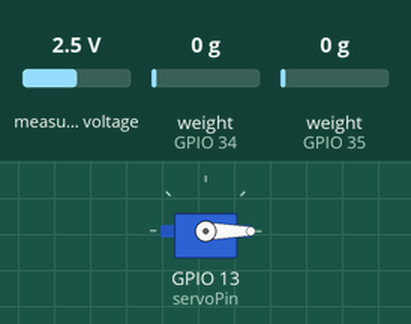
Simulated run of this sketch. Board: ESP32. Parts: servo. Inputs (shaded band) come from the test bench; at power-on: measured voltage 2.5 V, weight on the scale (sensors on GPIO 34, GPIO 35) 0 g. WiFi joins after 1.5 s; servers stay silent unless stated; uploads are accepted with an empty reply; the local clock reads 2024-03-15 10:24:30 at power-on unless the sketch sets it; servo pulses on a pin are drawn as a servo (544–2400 µs = 0–180°); what the sketch prints to the serial monitor is not drawn.

Above: at 0.16 s.
Timing chart, 0 to 1.9 s (numbered marks = the images above):
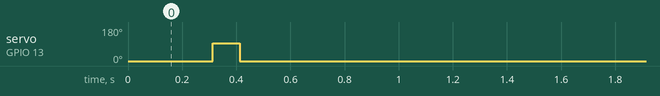

The sketch:

CD_HW_21_Rombak_RTOS.ino
```cpp
#include <esp_task_wdt.h>

String ssid = "Control_Onii-chan";
String pass = ">.<";

#include <WiFi.h>
#include <WiFiClientSecure.h>
#include <HTTPClient.h>
#include "DateTime.h"

#include "WS.h"
#include "Bar1.h"
#include "Bar2.h"
#include "Kontrol_shift.h"

#include "Send_Data.h"

#include "Define_C0.h"
#include "Define_C1.h"

void setup() {
  Serial.begin(115200);

  esp_task_wdt_init(20, true);

  ledcSetup(pwmChannel, pwmFreq, pwmResolution);
  ledcAttachPin(servoPin, pwmChannel);

  WSS();
  Bar1S();
  Bar2S();

  C0S();
  C1S();

  myPID.SetMode(AUTOMATIC);
}

void loop() {
}
```

Bar1.h
```cpp
#include "HX711.h"
//sensor 1
//selang besar

const int PINOUT = 34;
const int PINSCK = 25;

HX711 scale;
float pressure, voltase, tekan;

void Bar1S() {
  scale.begin(PINOUT, PINSCK);
  scale.set_gain(64);
}

void Bar1L() {
  if (scale.is_ready()) {
    pressure = scale.read();
    pressure = (0.8195 * pressure + 932703) / 10;
    // tekan = 0.000238 * pressure + 900;
    // tekan = 0.000238 *pressure + 900-24-0.8; //+ 1000;
    tekan = 0.000238 * pressure + 900;
    if(tekan<0){
      tekan = -tekan;
    }
  }
}
```

Bar2.h
```cpp
#include "HX711.h"
//Kalibrator
//selang kecil

const int PINOUT2 = 35;
const int PINSCK2 = 33;

HX711 scale2;
float pressure2, tekan2;

void Bar2S() {
  scale2.begin(PINOUT2, PINSCK2);
  scale2.set_gain(64);
}

void Bar2L() {
  if (scale2.is_ready()) {
    pressure2 = (scale2.read() + 7967) / 10;
    // tekan2 = 0.000238 * pressure2 + 900;
    // tekan2 = 0.000238 * pressure2 + 900 + 1.49 + 4.15 + 13.5;
    tekan2 = 0.000238 *pressure2 + 900 + 1.49 + 4.15 + 15.57;
    if (tekan2 < 0) {
      tekan2 = -tekan2;
    }
  }
}
```

C0.h
```cpp
bool WiFi_status;

void RTC_Sync(void *pvParameters) {
  while (1) {
    if (WiFi.status() == WL_CONNECTED && (rtc.getYear() < 2025)) {
      digitalWrite(2, LOW);
      Serial.println("Syncning RTC");
      Sync_RTC();
    } else digitalWrite(2, HIGH);
    vTaskDelay(500 / portTICK_PERIOD_MS);
    esp_task_wdt_reset();
  }
}


void RTC_Resync(void *pvParameters) {
  while (1) {
    if (WiFi.status() == WL_CONNECTED && rtc.getSecond() == 0 && rtc.getMinute() == 5) {
      Serial.println("Resyncning RTC");
      Resync_RTC();
    }
    vTaskDelay(500 / portTICK_PERIOD_MS);
    esp_task_wdt_reset();
  }
}

void WiFi_Connect(void *pvParameters) {
  while (1) {
    if (WiFi.status() != WL_CONNECTED) {
      digitalWrite(2, LOW);
      WiFi_status = false;
      Serial.println("Connecting to WiFi");
      char char_ssid[sizeof(ssid)];
      char char_pass[sizeof(pass)];
      ssid.toCharArray(char_ssid, sizeof(ssid));
      pass.toCharArray(char_pass, sizeof(pass));
      // WiFi.hostname(device);
      WiFi.mode(WIFI_STA);
      WiFi.begin(char_ssid, char_pass);
    } else WiFi_status = true;
    vTaskDelay(5000 / portTICK_PERIOD_MS);
    esp_task_wdt_reset();
  }
}


void Data_Send(void *pvParameters) {
  while (1) {
    if (rtc.getYear() >= 2024) {
      if (rtc.getSecond() == 5) {
        if (rtc.getMinute() % 2 == 0) {
          if (WiFi_status) Send_data();
        }
      }
    }
    vTaskDelay(100 / portTICK_PERIOD_MS);
    esp_task_wdt_reset();
  }
}
```

C1.h
```cpp
void Sensor_Read(void *pvParameters) {
  while (1) {
    WSL();
    Bar1L();
    Bar2L();
    vTaskDelay(100 / portTICK_PERIOD_MS);
    esp_task_wdt_reset();
  }
}

void Kontroling(void *pvParameters) {
  while (1) {
    KontrolL();
    vTaskDelay(100 / portTICK_PERIOD_MS);
    esp_task_wdt_reset();
  }
}
```

DateTime.h
```cpp
/*
  Kodingan untuk mendapatkan informasi tanggal dan waktu (date_time) untuk pengiriman & penyimpanan data
*/

// Library untuk menyimpan waktu pada RTC (Real-Time Clock) si ESP32
#include <ESP32Time.h>
// Objek dari ESP32Time dengan parameter -> offset 1 detik (ini bisa disesuaikan untuk ngepasin detik yg tersimpan di RTC ESP32 nya)
ESP32Time rtc(-2);

// Fungsi untuk mendapatkan date_time yg real
// Tulis parameter -> 0 untuk me-return date_time dengan format YYYY-MM-SS hh:mm:ss
// Tulis parameter -> 1 untuk me-return date_time dengan format YYYY-MM-SS
// Tulis parameter -> 2 untuk me-return date_time dengan format hh:mm:ss
String get_date_time(int choose) {
  String string_month, string_day, shour, sminute;

  rtc.getMonth() + 1 < 10 ? string_month = "0" + String(rtc.getMonth() + 1) : string_month = String(rtc.getMonth() + 1);
  rtc.getDay() < 10 ? string_day = "0" + String(rtc.getDay()) : string_day = String(rtc.getDay());

  switch (choose) {
    case 0:
      return String(rtc.getYear()) + "-" + string_month + "-" + string_day + " " + String(rtc.getTime());
      break;
    case 1:
      return String(rtc.getYear()) + "-" + string_month + "-" + string_day;
      break;
    case 2:
      return String(rtc.getTime());
      break;
  }
}


// Untuk mendapatkan date_time dengan minute dan second yang bisa disesuaikan.
// Kita bisa define mau menit dan detik berapa yg dituliskan nanti nya.
// Fungsi ini me-return date_time dengan format YYYY-MM-SS hh:mm:ss
String get_precission_minute_second(int minute, int seconds) {
  String shour, sminute, ssecond;

  rtc.getHour(true) < 10 ? shour = "0" + String(rtc.getHour(true)) : shour = String(rtc.getHour(true));
  minute < 10 ? sminute = "0" + String(minute) : sminute = String(minute);
  seconds < 10 ? ssecond = "0" + String(seconds) : ssecond = String(seconds);

  return get_date_time(1) + " " + shour + ":" + sminute + ":" + ssecond;
}


// Fungsi untuk mendapatkan date_time dengan detik yang bisa disesuaikan.
// Kita bisa tentukan mau detik berapa yang ditulis nanti nya.
// Fungsi ini me-return date_time dengan format YYYY-MM-SS hh:mm:ss
String get_precission_second(int seconds) {
  String shour, sminute, ssecond;

  rtc.getHour(true) < 10 ? shour = "0" + String(rtc.getHour(true)) : shour = String(rtc.getHour(true));
  rtc.getMinute() < 10 ? sminute = "0" + String(rtc.getMinute()) : sminute = String(rtc.getMinute());
  seconds < 10 ? ssecond = "0" + String(seconds) : ssecond = String(seconds);

  return get_date_time(1) + " " + shour + ":" + sminute + ":" + ssecond;
}


void Sync_RTC() {
  WiFiClientSecure* client = new WiFiClientSecure;
  client->setInsecure();

  HTTPClient https;
  int httpCode;
  String api = "https://serpongbrin.pythonanywhere.com/get-time";

  if (https.begin(*client, api)) {
    httpCode = https.GET();

    if (httpCode >= 200 && httpCode <= 299) {
      String payload = https.getString();

      int datetimeIndex = payload.indexOf("\"datetime\":");
      if (datetimeIndex != -1) {
        datetimeIndex = payload.indexOf("\"", datetimeIndex + 10) + 1;
        int datetimeEndIndex = payload.indexOf("\"", datetimeIndex);

        String datetime = payload.substring(datetimeIndex, datetimeEndIndex);

        if (datetime.length() >= 19) {
          int year = datetime.substring(0, 4).toInt();
          int month = datetime.substring(5, 7).toInt();
          int day = datetime.substring(8, 10).toInt();
          int hour = datetime.substring(11, 13).toInt();
          int minute = datetime.substring(14, 16).toInt();
          int second = datetime.substring(17, 19).toInt();

          rtc.setTime(second, minute, hour, day, month, year);
        } else {
          Serial.println("Error: Datetime string format is invalid!");
        }
      } else {
        Serial.println("Error: \"datetime\" key not found in JSON response.");
      }
      Serial.println("RTC synchronized: " + get_date_time(0));
    } else {
      Serial.println("Failed to get the date time!");
    }
    https.end();
  }

  delete client;
}

void Resync_RTC() {
  WiFiClientSecure* client = new WiFiClientSecure;
  client->setInsecure();

  HTTPClient https;
  int httpCode;
  String api = "https://serpongbrin.pythonanywhere.com/get-time";

  if (https.begin(*client, api)) {
    httpCode = https.GET();

    if (httpCode >= 200 && httpCode <= 299) {
      String payload = https.getString();

      int datetimeIndex = payload.indexOf("\"datetime\":");
      if (datetimeIndex != -1) {
        datetimeIndex = payload.indexOf("\"", datetimeIndex + 10) + 1;
        int datetimeEndIndex = payload.indexOf("\"", datetimeIndex);

        String datetime = payload.substring(datetimeIndex, datetimeEndIndex);

        if (datetime.length() >= 19) {
          int year = datetime.substring(0, 4).toInt();
          int month = datetime.substring(5, 7).toInt();
          int day = datetime.substring(8, 10).toInt();
          int hour = datetime.substring(11, 13).toInt();
          int minute = datetime.substring(14, 16).toInt();
          int second = datetime.substring(17, 19).toInt();

          if (abs(rtc.getSecond() - second) > 5) {
            rtc.setTime(second, minute, hour, day, month, year);
            Serial.println("RTC resynchronized: " + get_date_time(0));
          } else Serial.println("RTC already synchronized: " + get_date_time(0));
        } else {
          Serial.println("Error: Datetime string format is invalid!");
        }
      } else {
        Serial.println("Error: \"datetime\" key not found in JSON response.");
      }
      Serial.println("RTC synchronized: " + get_date_time(0));
    } else {
      Serial.println("Failed to get the date time!");
    }
    https.end();
  }

  delete client;
}
```

Define_C0.h
```cpp
TaskHandle_t WiFi_Connect_handler, RTC_Sync_handler, RTC_Resync_handler, Data_Send_handler;

#include "C0.h"

void C0S() {
  xTaskCreatePinnedToCore(
    WiFi_Connect,
    "WiFi_Connect",
    4096,
    NULL,
    5,
    NULL,
    0);

  xTaskCreatePinnedToCore(
    RTC_Sync,
    "RTC_Sync",
    8192,
    NULL,
    1,
    NULL,
    0);

  xTaskCreatePinnedToCore(
    RTC_Resync,
    "RTC_Resync",
    8192,
    NULL,
    1,
    NULL,
    0);

  xTaskCreatePinnedToCore(
    Data_Send,
    "Data_Send",
    8192,
    NULL,
    1,
    NULL,
    0);

  esp_task_wdt_add(WiFi_Connect_handler);
  esp_task_wdt_add(RTC_Sync_handler);
  esp_task_wdt_add(RTC_Resync_handler);
  esp_task_wdt_add(Data_Send_handler);
}
```

Define_C1.h
```cpp
TaskHandle_t Sensor_Read_handler, Kontroling_handler;

#include "C1.h"

void C1S() {
  xTaskCreatePinnedToCore(
    Sensor_Read,
    "Sensor_Read",
    4096,
    NULL,
    1,
    &Sensor_Read_handler,
    1);

  xTaskCreatePinnedToCore(
    Kontroling,
    "Kontroling",
    4096,
    NULL,
    1,
    &Kontroling_handler,
    1);

  esp_task_wdt_add(Sensor_Read_handler);
  esp_task_wdt_add(Kontroling_handler);
}
```

Kontrol_shift.h
```cpp
#include <PID_v1.h>

// #include "sinusiodal.h"
// #include "random-setpoint.h"

const int servoPin = 13;
const int pwmChannel = 0;
const int pwmFreq = 50;
const int pwmResolution = 16;

const int minAngle = 0;
const int maxAngle = 90;
const int servoMinDuty = 1500;
const int servoMaxDuty = 4915;

float persen, potValue;
float servoAngle;
float debit, selisih, selisih1;
float WS;

double setpoint, input, output;

double Kp = 0.5811, Ki = 12.6494, Kd = 0.00985;
// double Kp = 0.2, Ki = 8.6, Kd = 0.0002;

PID myPID(&input, &output, &setpoint, Kp, Ki, Kd, REVERSE);  //REVERSE, DIRECT

void KontrolL() {
  setpoint = flowrate;
  // setpoint = sineValue;
  // setpoint = random_set;

  selisih = fabs(pressure - pressure2);
  if (selisih < 0) {
    selisih = -selisih;
  }
  selisih1 = fabs(tekan - tekan2);
  if (selisih1 < 0) {
    selisih1 = -selisih1;
  }

  // debit = (-0.0325 * selisih1 * selisih1) + (1.667 * selisih1) + 0.6361; // Turun
  // debit = (-0.0408 * selisih1 * selisih1) + 1.8349 * selisih1 + 0.8699;  // Naik

  // debit = (-0.1126 * selisih1 * selisih1) + 2.7683 * selisih1 + 0.7205;

  debit = -0.0016 * (selisih1) * (selisih1) + 0.3558 * (selisih1) + 0.7594;  //terakhir

  input = debit;

  if (debit < 3) {
    setpoint = 3;
  } else if (debit > 17.5) {
    setpoint = 17.5;
  }

  myPID.Compute();
  output = constrain(output, 0, 90);
  int dutyCycle = map(output, 0, 90, servoMinDuty, servoMaxDuty);
  ledcWrite(pwmChannel, dutyCycle);

  Serial.println(String(tekan) + "," + String(tekan2) + "," + String(selisih1) + "," + String(setpoint) + "," + String(debit) + "," + String(WSV));
  Serial.println();
}
```

Send_Data.h
```cpp
String jsonString;

void addJson(String key, String value) {
  if (jsonString.length() > 1) jsonString += ",";
  jsonString += "\"" + key + "\":\"" + String(value) + "\"";
}

String getJson() {
  return "{" + jsonString + "}";
}

void Send_data() {
  WiFiClientSecure* client = new WiFiClientSecure;
  client->setInsecure();

  Serial.println("[BiruLangit] Starting POST ...");

  HTTPClient https;
  int httpCode;
  String api = "https://aelabp316.pythonanywhere.com/ESP_udara/post-data";

  addJson("created_at", get_precission_second(0));
  addJson("ws", String(WSV));
  addJson("debit_pompa", String(input));
  addJson("debit_setpoint", String(setpoint));

  if (https.begin(*client, api)) {
    https.addHeader("Content-Type", "application/json");

    Serial.println("[BiruLangit] " + getJson());

    httpCode = https.POST(getJson());

    if (httpCode >= 200 && httpCode <= 299) {
      Serial.println("[BiruLangit] POST sent! Code: " + String(httpCode) + "\n");
    } else {
      Serial.println("[BiruLangit] POST failed! Code: " + String(httpCode) + "\n");
      WiFi.disconnect();
    }
    https.end();
  }

  delete client;
  jsonString = "";
}
```

WS.h
```cpp
#include <Adafruit_ADS1X15.h>
#include <Wire.h>

Adafruit_ADS1115 ads;
int a0, a1, a2, a3;
float WSV, flowrate;

bool WSWD_state;

void WSS() {
  WSWD_state = ads.begin();
  ads.setGain(GAIN_TWOTHIRDS);
}

void WSL() {
  if (WSWD_state) {
    a1 = ads.readADC_SingleEnded(1);
    if (a1 < 0) a1 = 0;

    WSV = 0.0007 * a1;  //(a1 * 30.00 / 26500.00);//0.0007 * a2;
    if (WSV > 30) WSV = 30;
    flowrate = WSV * 4.71;
  }
}
```

Measured:
- by itself, servo on GPIO 13 (servoPin): 0° → 93° at 0.31 s, → 0° 0.10 s later
